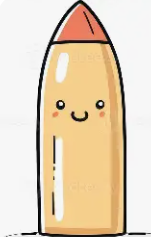
#> input picture Lesson 38 - Basics Of Image Manipulation/Image.png, 151 x 237 px
$ python 'Rotating and Adjusting Image Brightness.py'
#> lines starting #> are read from the running program, lines starting #| are printed output that depends on the picture
import cv2
import numpy as np
import matplotlib as plt

image = cv2.imread('Image.png')
#> image is the input picture: shape (237, 151, 3); mean B, G, R 185.9, 211.1, 228.9
image_rgb = cv2.cvtColor(image, cv2.COLOR_BGR2RGB)

(h, w) = image.shape[:2]
#> h = 237; w = 151
center = (w/2, h/2)
#> center = (75.5, 118.5)
M = cv2.getRotationMatrix2D(center, 45, 2.0)
rotated = cv2.warpAffine(image, M, (w, h))
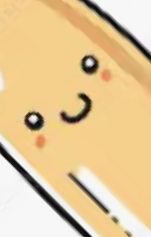
#> rotated: shape (237, 151, 3); mean B, G, R 152.6, 200.1, 228.5

rotated_rgb = cv2.cvtColor(rotated, cv2.COLOR_BGR2RGB)
#> (the run stopped early here; a loop or call above may not have finished)
